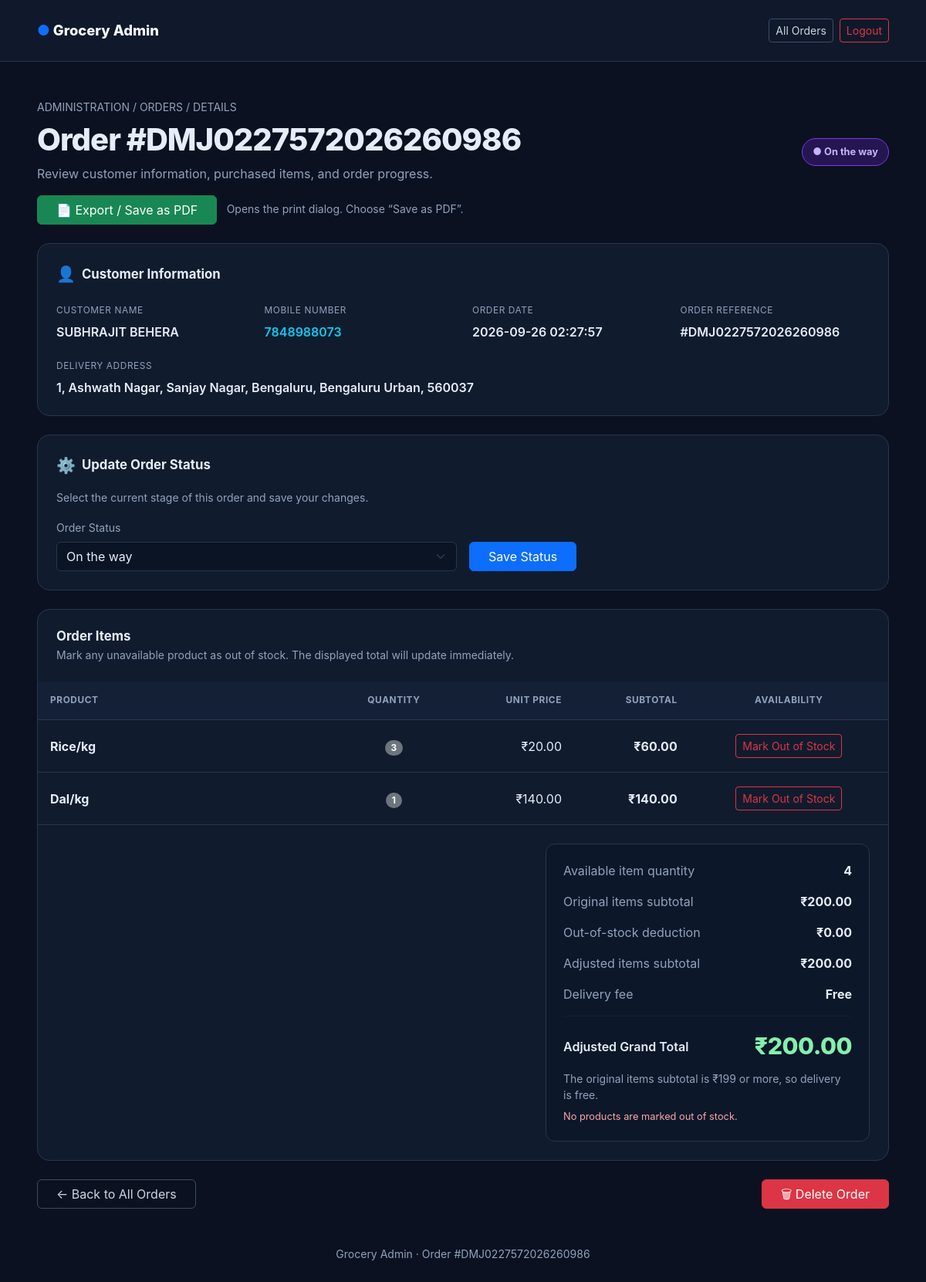
Screenshot of /admin/order/DMJ0227572026260986 (signed in) with the database file from the repository.
### tables this page shows
CREATE TABLE orders (
                    id INTEGER PRIMARY KEY AUTOINCREMENT,
                    customer_name TEXT NOT NULL,
                    customer_address TEXT NOT NULL,
                    mobile TEXT NOT NULL,
                    date TEXT NOT NULL,
                    status TEXT DEFAULT 'Pending', delivery_partner_id INTEGER, order_number TEXT);

CREATE TABLE order_items (
                    id INTEGER PRIMARY KEY AUTOINCREMENT,
                    order_id INTEGER,
                    item_id INTEGER,
                    quantity INTEGER,
                    FOREIGN KEY(order_id) REFERENCES orders(id),
                    FOREIGN KEY(item_id) REFERENCES items(id));

### app.py (the view)
@app.route("/admin/order/<string:order_id>")
@admin_required
def order_details(order_id):
    conn = get_db_connection()
    c = conn.cursor()
    internal_order_id = get_internal_order_id(c, order_id)
    if internal_order_id is None:
        conn.close()
        return "Order not found", 404
    c.execute("""
        SELECT
            COALESCE(order_number, CAST(id AS TEXT)),
            customer_name,
            customer_address,
            mobile,
            date,
            COALESCE(status, 'Pending')
        FROM orders
        WHERE id = ?
    """, (internal_order_id,))
    order = c.fetchone()
    if not order:
        conn.close()
        return "Order not found", 404
    formatted_order_number = order[0]
    c.execute("""
        SELECT
            COALESCE(items.name, 'Deleted item'),
            order_items.quantity,
            COALESCE(items.price, 0),
            COALESCE(
                order_items.quantity * items.price,
                0
            ) AS subtotal
        FROM order_items
        LEFT JOIN items
            ON order_items.item_id = items.id
        WHERE order_items.order_id = ?
        ORDER BY order_items.id
    """, (internal_order_id,))
    items = c.fetchall()
    total = sum(
        item[3] or 0
        for item in items
    )
    conn.close()
    return render_template(
        "order_details.html",
        order=order,
        order_id=formatted_order_number,
        items=items,
        total=total,
        valid_statuses=VALID_ORDER_STATUSES
    )

### app.py (called while the page is built, shortened)
def get_db_connection():
    conn = sqlite3.connect(DB_NAME)
    conn.execute("PRAGMA foreign_keys = ON")
    return conn

def get_internal_order_id(c, order_ref):
    c.execute("""
        SELECT id
        FROM orders
        WHERE order_number = ?
    """, (str(order_ref),))
    row = c.fetchone()
    if row:
        return row[0]

def admin_required(func):
    @wraps(func)
    def wrapper(*args, **kwargs):
        if not session.get("admin_logged_in"):
            return redirect(url_for("login"))
        return func(*args, **kwargs)
    return wrapper

### templates/order_details.html (shortened to what this page needs)
<!DOCTYPE html>
<html lang="en">
<head>
    <link href="https://cdn.jsdelivr.net/npm/bootstrap@5.3.3/dist/css/bootstrap.min.css"
          rel="stylesheet">
</head>
<body>
<nav class="navbar no-print">
    <div class="container-fluid px-3 px-lg-5 py-3">
        <div class="d-flex justify-content-between align-items-center w-100 gap-2">
            <a class="brand" href="{{ url_for('admin') }}">
                <span class="text-primary">●</span> Grocery Admin
            </a>
            <div class="d-flex gap-2">
                <a href="{{ url_for('admin_orders') }}"
                   class="btn btn-sm btn-outline-light">
                    All Orders
                </a>
                <a href="{{ url_for('logout') }}"
                   class="btn btn-sm btn-outline-danger">
                    Logout
                </a>
            </div>
        </div>
    </div>
</nav>
<main class="container-fluid px-3 px-lg-5 py-4 py-lg-5">
    <div class="mb-4">
        <div class="muted small mb-2">
            ADMINISTRATION / ORDERS / DETAILS
        </div>
        <div class="d-flex flex-wrap justify-content-between align-items-center gap-3">
            <div>
                <h1 class="page-title mb-2">
                    Order #{{ order_id }}
                </h1>
                <p class="muted mb-0">
                    Review customer information, purchased items, and order progress.
                </p>
            </div>
            {% if order[5] == 'Completed' %}
                <span class="status status-completed">● Completed</span>
            {% elif order[5] == 'In Progress' %}
                <span class="status status-progress">● In Progress</span>
            {% elif order[5] == 'On the way' %}
                <span class="status status-transit">● On the way</span>
            {% else %}
                <span class="status status-pending">● Pending</span>
            {% endif %}
        </div>
        <div class="mt-3 no-print">
            <button type="button"
                    id="pdfButton"
                    class="btn btn-success px-4"
                    onclick="exportOrderPDF()">
                <span aria-hidden="true">📄</span> Export / Save as PDF
            </button>
            <small class="muted ms-2">
                Opens the print dialog. Choose “Save as PDF”.
            </small>
        </div>
    </div>
    <section class="panel p-3 p-lg-4 mb-4">
        <div class="d-flex align-items-center gap-2 mb-4">
            <span class="fs-5">👤</span>
            <h2 class="section-title mb-0">Customer Information</h2>
        </div>
        <div class="row g-4">
            <div class="col-12 col-md-6 col-xl-3">
                <div class="detail-label">Customer Name</div>
                <div class="detail-value">{{ order[1] }}</div>
            </div>
            <div class="col-12 col-md-6 col-xl-3">
                <div class="detail-label">Mobile Number</div>
                <div class="detail-value">
                    {% if order[3] %}
                        {% set wa_mobile = order[3] | string | replace(' ', '') | replace('-', '') | replace('+', '') | replace('(', '') | replace(')', '') %}
                        {% if wa_mobile|length == 10 %}
                            {% set wa_mobile = '91' ~ wa_mobile %}
                        {% endif %}
                        <a href="https://wa.me/{{ wa_mobile }}"
                           target="_blank"
                           rel="noopener noreferrer"
                           class="link-info text-decoration-none">
                            {{ order[3] }}
                        </a>
                    {% else %}
                        Not provided
                    {% endif %}
                </div>
            </div>
            <div class="col-12 col-md-6 col-xl-3">
                <div class="detail-label">Order Date</div>
                <div class="detail-value">{{ order[4] }}</div>
            </div>
            <div class="col-12 col-md-6 col-xl-3">
                <div class="detail-label">Order Reference</div>
                <div class="detail-value">#{{ order[0] }}</div>
            </div>
            <div class="col-12">
                <div class="detail-label">Delivery Address</div>
                <div class="detail-value">{{ order[2] }}</div>
            </div>
        </div>
    </section>
    <section class="panel p-3 p-lg-4 mb-4">
        <div class="d-flex align-items-center gap-2 mb-3">
            <span class="fs-5">⚙️</span>
            <h2 class="section-title mb-0">Update Order Status</h2>
        </div>
        <p class="muted small mb-3">
            Select the current stage of this order and save your changes.
        </p>
        <form method="POST"
              id="statusForm"
              action="{{ url_for('update_order_status', order_id=order_id) }}"
              class="row g-3 align-items-end no-print">
            <div class="col-12 col-md-8 col-lg-6">
                <label for="status" class="form-label muted small">
                    Order Status
                </label>
                <select name="status"
                        id="status"
                        class="form-select"
                        required>
                    {% for status in valid_statuses %}
                        <option value="{{ status }}"
                            {% if order[5] == status %}selected{% endif %}>
                            {{ status }}
                        </option>
                    {% endfor %}
                </select>
            </div>
            <div class="col-12 col-md-auto">
                <button type="submit" class="btn btn-primary px-4">
                    Save Status
                </button>
            </div>
        </form>
    </section>
    <section class="panel overflow-hidden mb-4">
        <div class="p-3 p-lg-4">
            <h2 class="section-title mb-1">Order Items</h2>
            <p class="muted small mb-0">
                Mark any unavailable product as out of stock. The displayed total will update immediately.
            </p>
        </div>
        {% if items %}
            <div class="table-responsive">
                <table class="table" id="orderItemsTable">
                    <thead>
                        <tr>
                            <th style="width: 35%;">Product</th>
                            <th class="text-center">Quantity</th>
                            <th class="text-end">Unit Price</th>
                            <th class="text-end">Subtotal</th>
                            <th class="text-center no-print">Availability</th>
                        </tr>
                    </thead>
                    <tbody>
                        {% for item in items %}
                            <tr class="order-item-row"
                                data-quantity="{{ item[1] or 0 }}"
                                data-subtotal="{{ item[3] or 0 }}">
                                <td>
                                    <div class="item-name">{{ item[0] }}</div>
                                </td>
                                <td class="text-center">
                                    <span class="badge rounded-pill text-bg-secondary">
                                        {{ item[1] }}
                                    </span>
                                </td>
                                <td class="text-end text-nowrap">
                                    ₹{{ '%.2f' | format(item[2] or 0) }}
                                </td>
                                <td class="text-end text-nowrap fw-bold">
                                    ₹{{ '%.2f' | format(item[3] or 0) }}
                                </td>
                                <td class="text-center no-print">
                                    <button type="button"
                                            class="btn btn-sm btn-outline-danger stock-button"
                                            onclick="toggleOutOfStock(this)"
                                            aria-pressed="false">
                                        Mark Out of Stock
                                    </button>
                                </td>
                            </tr>
                        {% endfor %}
                    </tbody>
                </table>
            </div>
        {% endif %}
        <div class="p-3 p-lg-4">
            <div class="total-box ms-auto" style="max-width: 420px;">
                <div class="d-flex justify-content-between align-items-center mb-3">
                    <span class="muted">Available item quantity</span>
                    <strong id="availableQuantity">
                        {{ items | sum(attribute=1) }}
                    </strong>
                </div>
                <div class="d-flex justify-content-between align-items-center mb-3">
                    <span class="muted">Original items subtotal</span>
                    <strong id="originalSubtotal">₹0.00</strong>
                </div>
                <div class="d-flex justify-content-between align-items-center mb-3">
                    <span class="muted">Out-of-stock deduction</span>
                    <strong id="deductionAmount">₹0.00</strong>
                </div>
                <div class="d-flex justify-content-between align-items-center mb-3">
                    <span class="muted">Adjusted items subtotal</span>
                    <strong id="adjustedSubtotal">₹0.00</strong>
                </div>
                <div class="d-flex justify-content-between align-items-center mb-3">
                    <span class="muted">Delivery fee</span>
                    <strong id="deliveryFee">Free</strong>
                </div>
                <hr style="border-color: var(--border);">
                <div class="d-flex justify-content-between align-items-center">
                    <span class="fw-semibold">Adjusted Grand Total</span>
                    <span class="grand-total" id="grandTotal">₹0.00</span>
                </div>
                <div class="muted small mt-2" id="deliveryExplanation">
                </div>
                <div id="stockSummary" class="deduction-note mt-2" aria-live="polite"></div>
            </div>
        </div>
    </section>
    <div class="d-flex flex-wrap justify-content-between gap-3 no-print">
        <a href="{{ url_for('admin_orders') }}"
           id="backButton"
           class="btn btn-outline-light px-4">
            ← Back to All Orders
        </a>
        <form method="POST"
              id="deleteForm"
              action="{{ url_for('delete_order', order_id=order_id) }}"
              onsubmit="return confirm('Are you sure you want to permanently delete order #{{ order_id }}? Its associated order items will also be deleted. This cannot be undone.');">
            <button type="submit" class="btn btn-danger px-4">
                🗑 Delete Order
            </button>
        </form>
    </div>
    <div class="text-center muted small mt-5">
        Grocery Admin · Order #{{ order_id }}
    </div>
</main>
</body>
</html>

### templates/order_details.html (style rules this page uses)
:root { --bg: #0b1120; --panel: #111b2e; --border: #263650; --text: #e5edf8; --muted: #91a2bc; }
* { box-sizing: border-box; }
body { margin: 0; min-height: 100vh; background: var(--bg); color: var(--text); font-family: Inter, system-ui, -apple-system, sans-serif; }
.navbar { background: #0f192b; border-bottom: 1px solid var(--border); }
.brand { color: #f8fafc; font-weight: 800; text-decoration: none; font-size: 1.15rem; }
.panel { background: var(--panel); border: 1px solid var(--border); border-radius: 16px; }
.muted { color: var(--muted); }
.page-title { font-weight: 800; letter-spacing: -1px; }
.section-title { font-weight: 750; font-size: 1.05rem; }
.detail-label { font-size: .74rem; color: var(--muted); text-transform: uppercase; letter-spacing: .6px; margin-bottom: 6px; }
.detail-value { font-weight: 600; overflow-wrap: anywhere; }
.table { --bs-table-bg: transparent; --bs-table-color: var(--text); --bs-table-border-color: var(--border); margin-bottom: 0; }
.table thead th { background: #142036; color: var(--muted); font-size: .74rem; text-transform: uppercase; letter-spacing: .6px; padding: 16px; white-space: nowrap; }
.table tbody td { padding: 18px 16px; vertical-align: middle; }
.form-select { background-color: #0b1425; color: var(--text); border-color: var(--border); }
.form-select option { background: #111b2e; color: white; }
.status { display: inline-block; border-radius: 30px; padding: 7px 13px; font-size: .8rem; font-weight: 750; }
.status-transit { background: #5b21b655; color: #c4b5fd; border: 1px solid #7c3aed; }
.total-box { background: #0c1729; border: 1px solid var(--border); border-radius: 12px; padding: 22px; }
.grand-total { font-size: 1.9rem; font-weight: 850; color: #86efac; letter-spacing: -.5px; }
.btn-outline-light { color: #cbd5e1; border-color: #3b4b65; }
.item-name { font-weight: 650; }
.stock-button { white-space: nowrap; }
.deduction-note { color: #fca5a5; font-size: .8rem; }

### rows the page displays
orders: order_number "DMJ0227572026260986", customer_name "SUBHRAJIT BEHERA", mobile "7848988073", date "2026-09-26 02:27:57", customer_address "1, Ashwath Nagar, Sanjay Nagar, Bengaluru, Bengaluru Urban, 560037"
order_items: item "Rice/kg", quantity "3", item "20.00", item "60.00"
order_items: item "Dal/kg", quantity "1", item "140.00"

### other values shown
{{ items | sum(attribute=1) }} "4"
form field status "On the way"
